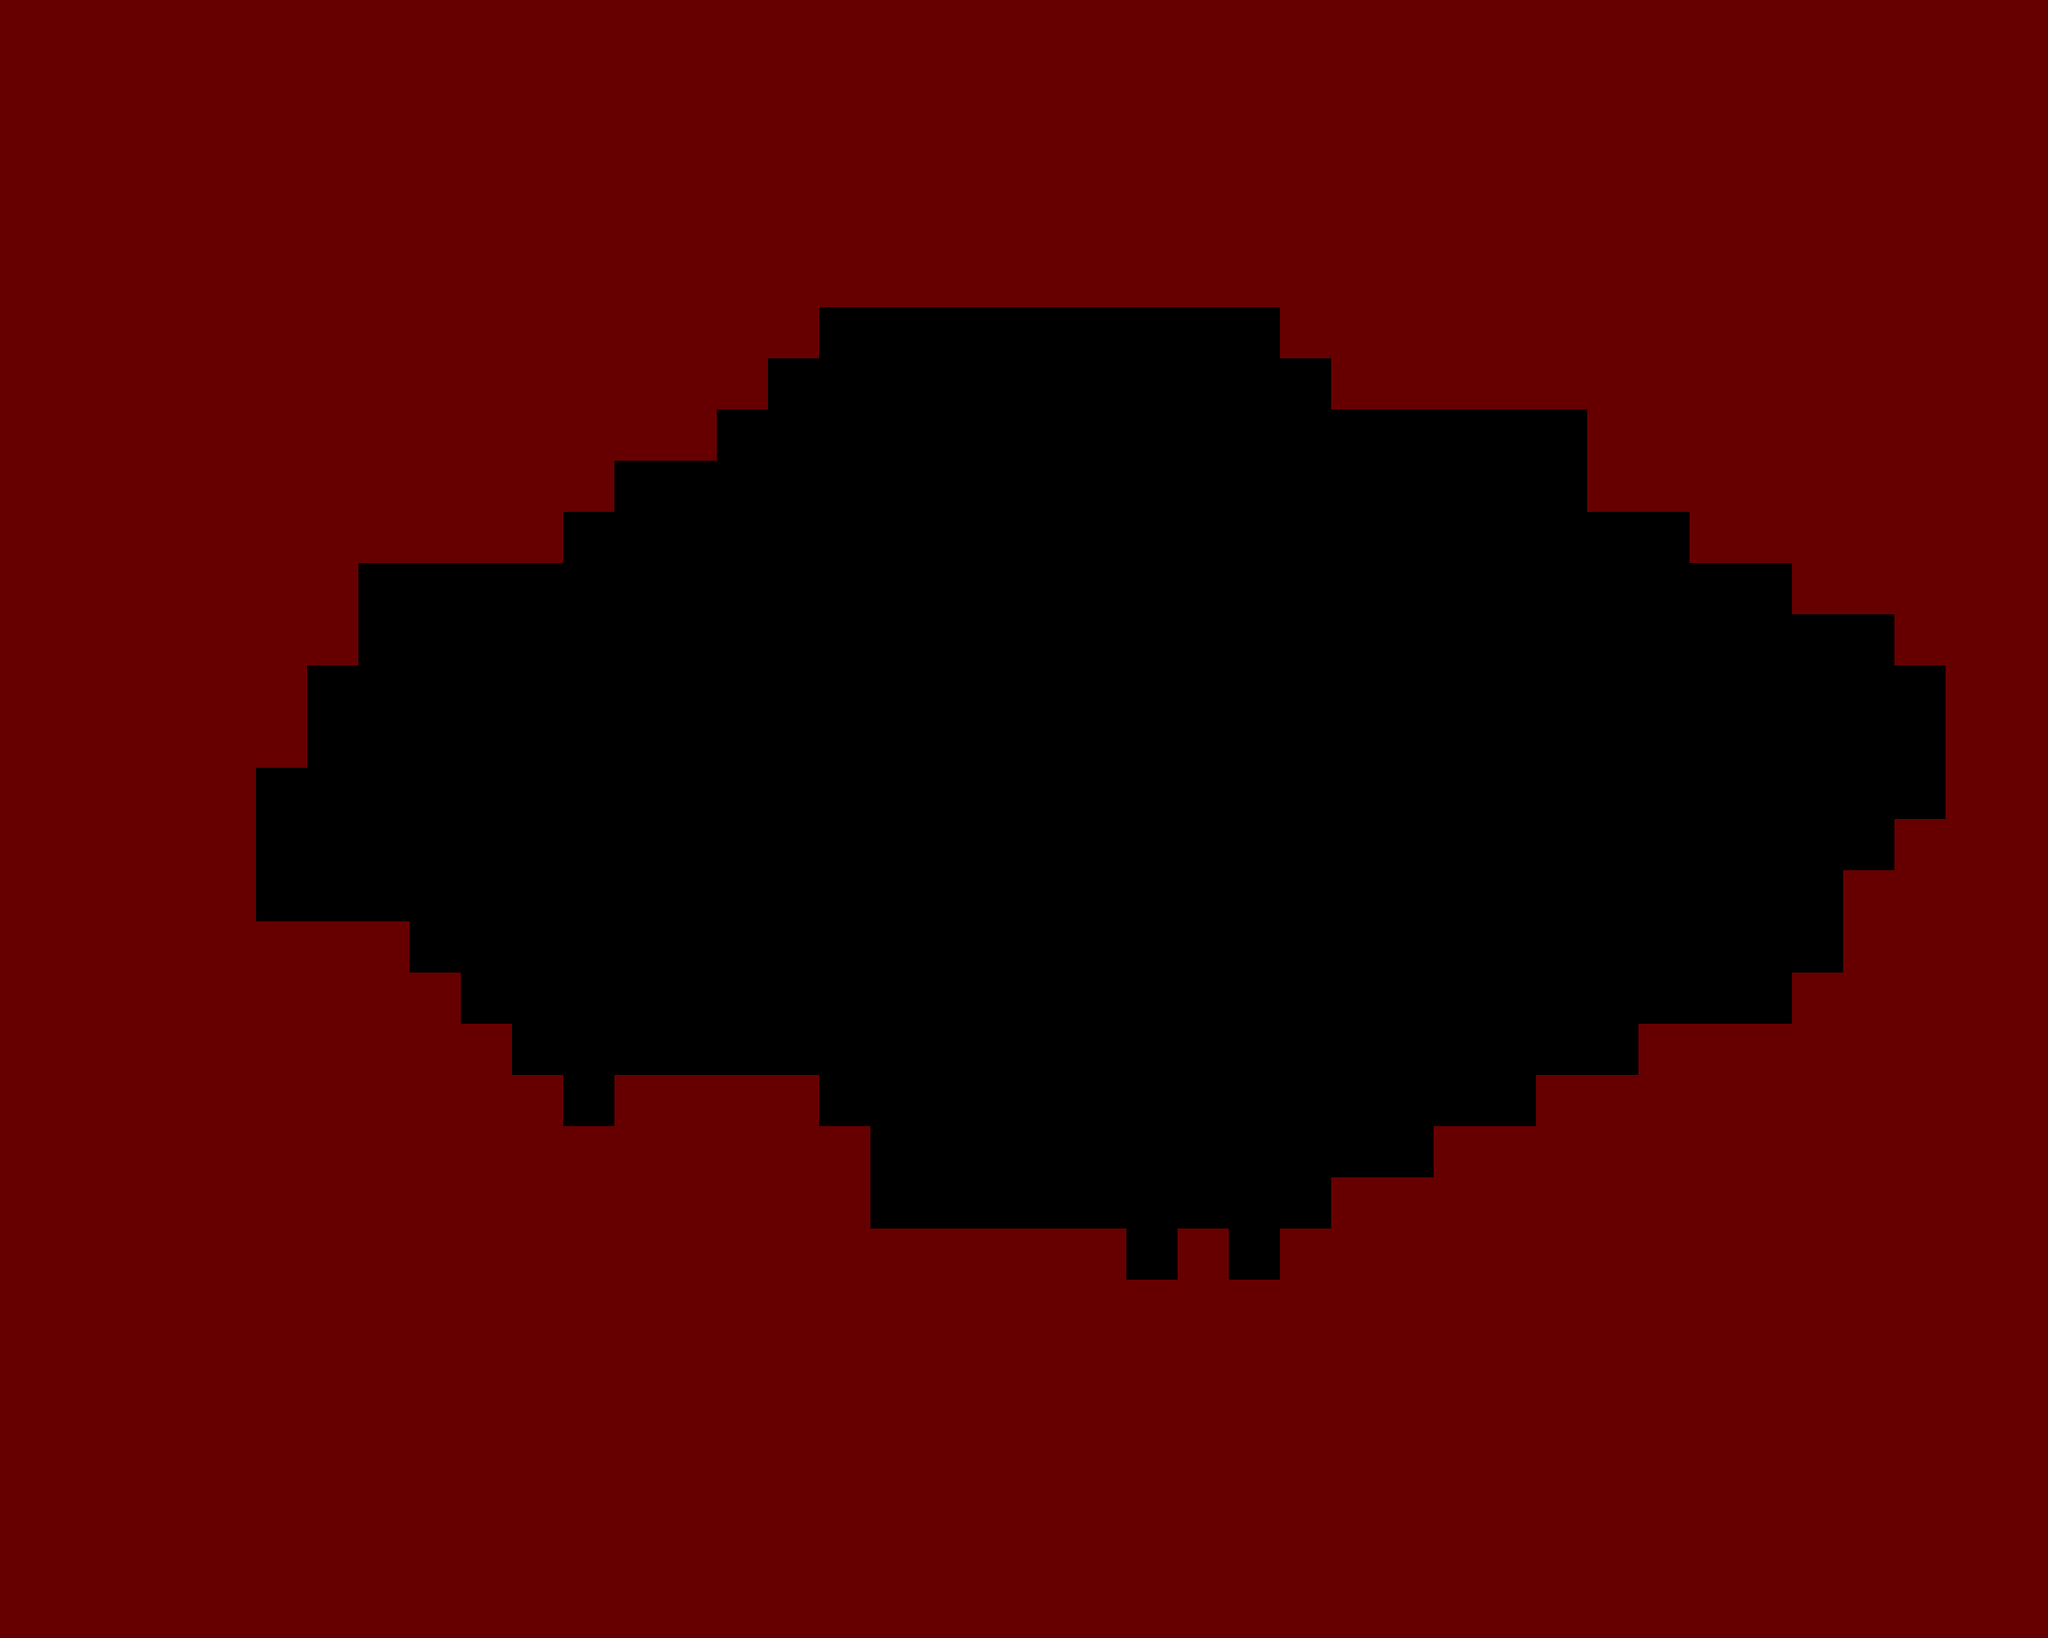

Rendered tile map (Tiled .tmx) drawn with the repository's tilesets; below, a short description and the full map source, tile grids included:
An orthogonal 40x32 tile map with 64x64 px tiles, 1 tile layer (碰撞（红色）), 2 tilesets.

<map version="1.0" tiledversion="1.1.6" orientation="orthogonal" renderorder="left-up" width="40" height="32" tilewidth="64" tileheight="64" infinite="0" nextobjectid="1"><tileset firstgid="1" name="tile_res" tilewidth="64" tileheight="64" tilecount="2" columns="2"><image source="../misc/tile_res.png" width="128" height="64" /></tileset><tileset firstgid="3" name="tile_res" tilewidth="64" tileheight="64" tilecount="2" columns="2"><image source="../misc/tile_res.png" width="128" height="64" /></tileset><imagelayer name="背景"><image source="mdata.jpg" width="2560" height="2048" /></imagelayer><layer name="碰撞（红色）" width="40" height="32"><data encoding="csv">1,1,1,1,1,1,1,1,1,1,1,1,1,1,1,1,1,1,1,1,1,1,1,1,1,1,1,1,1,1,1,1,1,1,1,1,1,1,1,1,1,1,1,1,1,1,1,1,1,1,1,1,1,1,1,1,1,1,1,1,1,1,1,1,1,1,1,1,1,1,1,1,1,1,1,1,1,1,1,1,1,1,1,1,1,1,1,1,1,1,1,1,1,1,1,1,1,1,1,1,1,1,1,1,1,1,1,1,1,1,1,1,1,1,1,1,1,1,1,1,1,1,1,1,1,1,1,1,1,1,1,1,1,1,1,1,1,1,1,1,1,1,1,1,1,1,1,1,1,1,1,1,1,1,1,1,1,1,1,1,1,1,1,1,1,1,1,1,1,1,1,1,1,1,1,1,1,1,1,1,1,1,1,1,1,1,1,1,1,1,1,1,1,1,1,1,1,1,1,1,1,1,1,1,1,1,1,1,1,1,1,1,1,1,1,1,1,1,1,1,1,1,1,1,1,1,1,1,1,1,1,1,1,1,1,1,1,1,1,1,1,1,1,1,1,1,1,1,1,1,1,1,1,1,1,1,0,0,0,0,0,0,0,0,0,1,1,1,1,1,1,1,1,1,1,1,1,1,1,1,1,1,1,1,1,1,1,1,1,1,1,1,1,1,1,0,0,0,0,0,0,0,0,0,0,0,1,1,1,1,1,1,1,1,1,1,1,1,1,1,1,1,1,1,1,1,1,1,1,1,1,1,1,1,0,0,0,0,0,0,0,0,0,0,0,0,0,0,0,0,0,1,1,1,1,1,1,1,1,1,1,1,1,1,1,1,1,1,1,1,1,1,0,0,0,0,0,0,0,0,0,0,0,0,0,0,0,0,0,0,0,1,1,1,1,1,1,1,1,1,1,1,1,1,1,1,1,1,1,1,1,0,0,0,0,0,0,0,0,0,0,0,0,0,0,0,0,0,0,0,0,0,0,1,1,1,1,1,1,1,1,1,1,1,1,1,1,0,0,0,0,0,0,0,0,0,0,0,0,0,0,0,0,0,0,0,0,0,0,0,0,0,0,0,0,1,1,1,1,1,1,1,1,1,1,1,1,0,0,0,0,0,0,0,0,0,0,0,0,0,0,0,0,0,0,0,0,0,0,0,0,0,0,0,0,0,0,1,1,1,1,1,1,1,1,1,0,0,0,0,0,0,0,0,0,0,0,0,0,0,0,0,0,0,0,0,0,0,0,0,0,0,0,0,0,0,0,0,1,1,1,1,1,1,1,1,0,0,0,0,0,0,0,0,0,0,0,0,0,0,0,0,0,0,0,0,0,0,0,0,0,0,0,0,0,0,0,0,1,1,1,1,1,1,1,0,0,0,0,0,0,0,0,0,0,0,0,0,0,0,0,0,0,0,0,0,0,0,0,0,0,0,0,0,0,0,0,0,1,1,1,1,1,1,1,0,0,0,0,0,0,0,0,0,0,0,0,0,0,0,0,0,0,0,0,0,0,0,0,0,0,0,0,0,0,0,0,1,1,1,1,1,1,1,1,0,0,0,0,0,0,0,0,0,0,0,0,0,0,0,0,0,0,0,0,0,0,0,0,0,0,0,0,0,0,0,1,1,1,1,1,1,1,1,1,1,1,1,0,0,0,0,0,0,0,0,0,0,0,0,0,0,0,0,0,0,0,0,0,0,0,0,0,0,0,0,1,1,1,1,1,1,1,1,1,1,1,1,1,0,0,0,0,0,0,0,0,0,0,0,0,0,0,0,0,0,0,0,0,0,0,0,0,0,0,1,1,1,1,1,1,1,1,1,1,1,1,1,1,1,0,0,0,0,0,0,0,0,0,0,0,0,0,0,0,0,0,0,0,0,0,0,1,1,1,1,1,1,1,1,1,1,1,1,1,1,1,1,1,1,1,0,1,1,1,1,0,0,0,0,0,0,0,0,0,0,0,0,0,0,1,1,1,1,1,1,1,1,1,1,1,1,1,1,1,1,1,1,1,1,1,1,1,1,1,1,1,0,0,0,0,0,0,0,0,0,0,0,1,1,1,1,1,1,1,1,1,1,1,1,1,1,1,1,1,1,1,1,1,1,1,1,1,1,1,1,1,0,0,0,0,0,0,0,0,0,1,1,1,1,1,1,1,1,1,1,1,1,1,1,1,1,1,1,1,1,1,1,1,1,1,1,1,1,1,1,1,1,1,1,1,1,0,1,0,1,1,1,1,1,1,1,1,1,1,1,1,1,1,1,1,1,1,1,1,1,1,1,1,1,1,1,1,1,1,1,1,1,1,1,1,1,1,1,1,1,1,1,1,1,1,1,1,1,1,1,1,1,1,1,1,1,1,1,1,1,1,1,1,1,1,1,1,1,1,1,1,1,1,1,1,1,1,1,1,1,1,1,1,1,1,1,1,1,1,1,1,1,1,1,1,1,1,1,1,1,1,1,1,1,1,1,1,1,1,1,1,1,1,1,1,1,1,1,1,1,1,1,1,1,1,1,1,1,1,1,1,1,1,1,1,1,1,1,1,1,1,1,1,1,1,1,1,1,1,1,1,1,1,1,1,1,1,1,1,1,1,1,1,1,1,1,1,1,1,1,1,1,1,1,1,1,1,1,1,1,1,1,1,1,1,1,1,1,1,1,1,1,1,1,1,1,1,1,1,1,1,1,1,1,1,1,1,1,1,1,1,1,1,1,1,1,1,1,1,1,1,1,1,1,1,1,1,1,1,1,1,1,1,1,1,1,1,1,1,1,1,1,1,1,1,1,1,1,1,1,1,1,1,1,1,1,1,1,1,1,1,1,1,1,1,1,1,1,1,1,1,1,1,1,1,1,1,1,1,1,1,1,1,1,1,1,1,1,1,1,1,1,1,1</data></layer></map>
